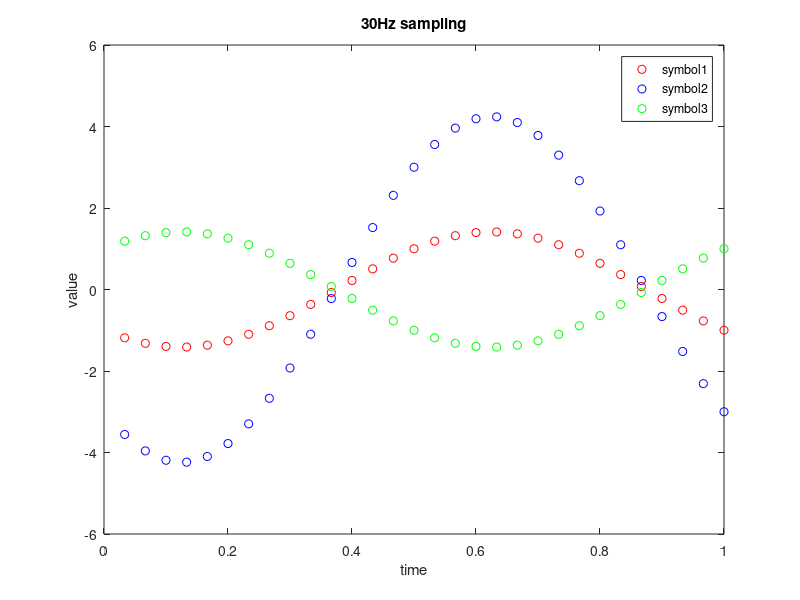

Here is the MATLAB script that generated this plot:
symbol1 = -1+1j;
symbol2 = -3+3j;
symbol3 = 1-1j;

Ts = 1;
fs = 30;
t = [1/fs : 1/fs :Ts];
y1 = real(symbol1)*cos(2*pi/Ts*t) - imag(symbol1)*sin(2*pi/Ts*t);
y2 = real(symbol2)*cos(2*pi/Ts*t) - imag(symbol2)*sin(2*pi/Ts*t);
y3 = real(symbol3)*cos(2*pi/Ts*t) - imag(symbol3)*sin(2*pi/Ts*t);
figure(2)
plot(t,y1,'ro',t,y2,'bo',t,y3,'go');
title('30Hz sampling');
xlabel('time');
ylabel('value');
legend('symbol1','symbol2','symbol3')
theta1 = angle(symbol1)
theta2 = angle(symbol2)
theta3 = angle(symbol3)
